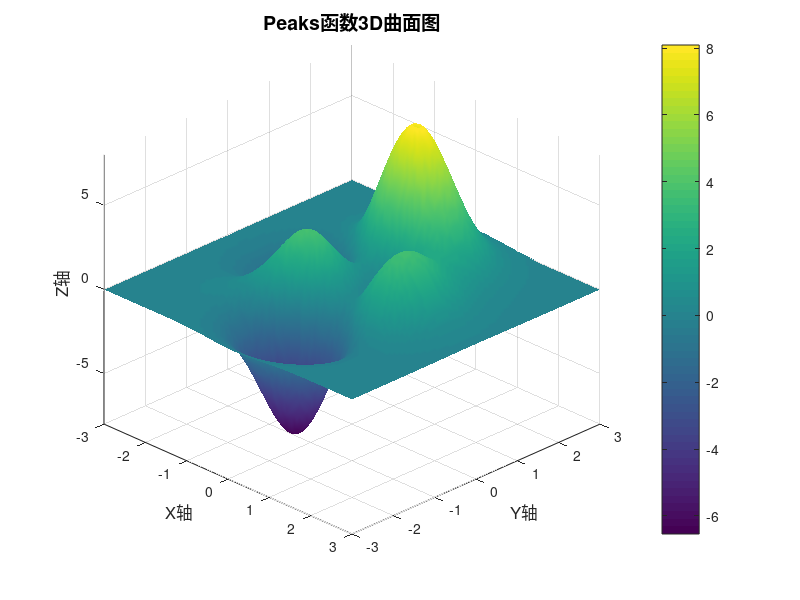

The MATLAB source for this figure:
% 数据准备：x/y定义域[-3,3]，高网格密度保证平滑
x = linspace(-3,3,100); % 100个采样点，平衡平滑度和性能
y = linspace(-3,3,100);
[X,Y] = meshgrid(x,y); % 生成网格
Z = peaks(X,Y); % Peaks函数计算z值

% 创建3D曲面图
figure('Position',[400,200,700,600]);
surf(X,Y,Z,'EdgeColor','none'); % 无边缘线，更光滑

% 设置视觉风格
colormap(viridis); % 颜色映射viridis（参考图风格）
colorbar; % 添加颜色条辅助阅读
shading interp; % 插值着色，增强平滑感

% 添加标签和标题
xlabel('X轴','FontSize',12);
ylabel('Y轴','FontSize',12);
zlabel('Z轴','FontSize',12);
title('Peaks函数3D曲面图','FontSize',14,'FontWeight','bold');

% 调整视角和坐标轴范围
view(45,30); % 45°水平视角，30°垂直视角
xlim([-3,3]);
ylim([-3,3]);
zlim([-8,8]);

grid on;
rotate3d on; % 支持旋转查看